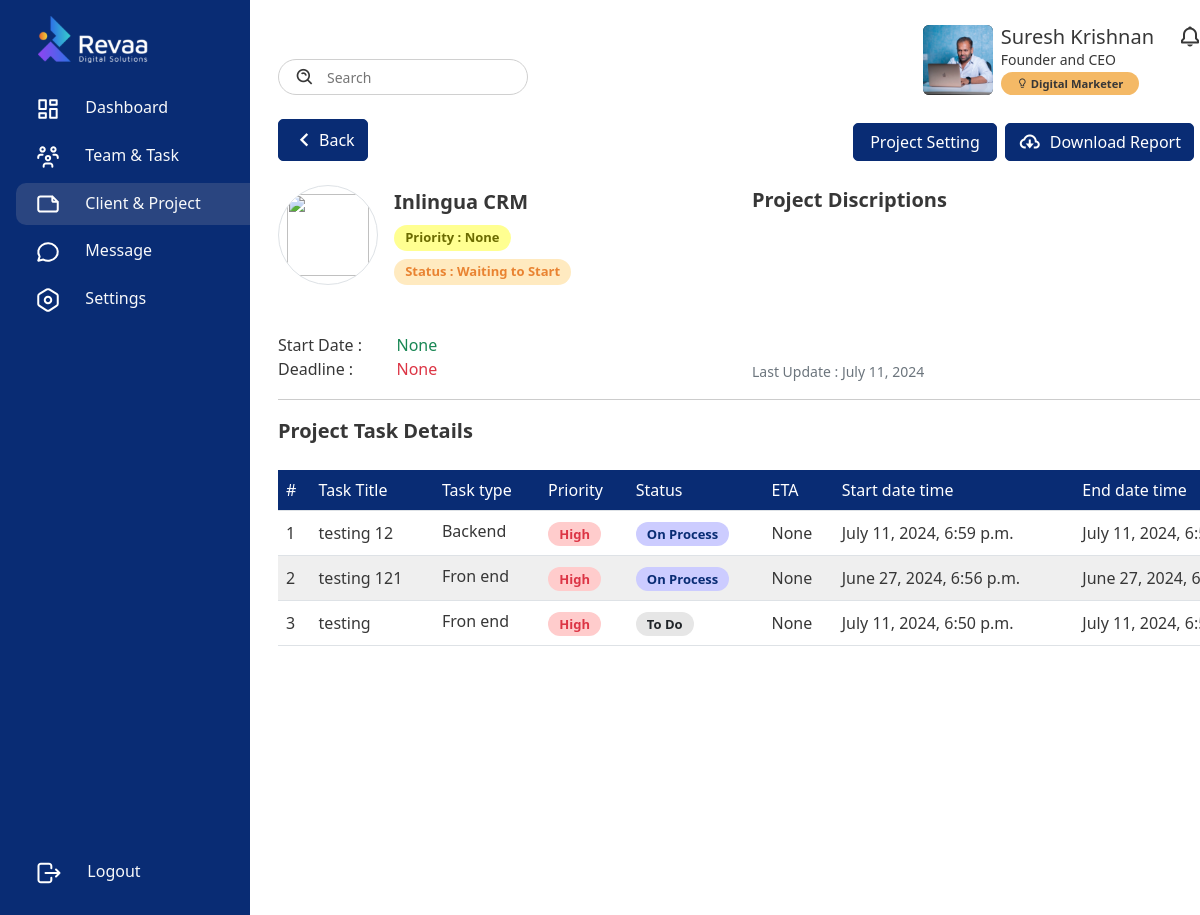
The page /project/5/ (signed in) on the database as committed earlier.
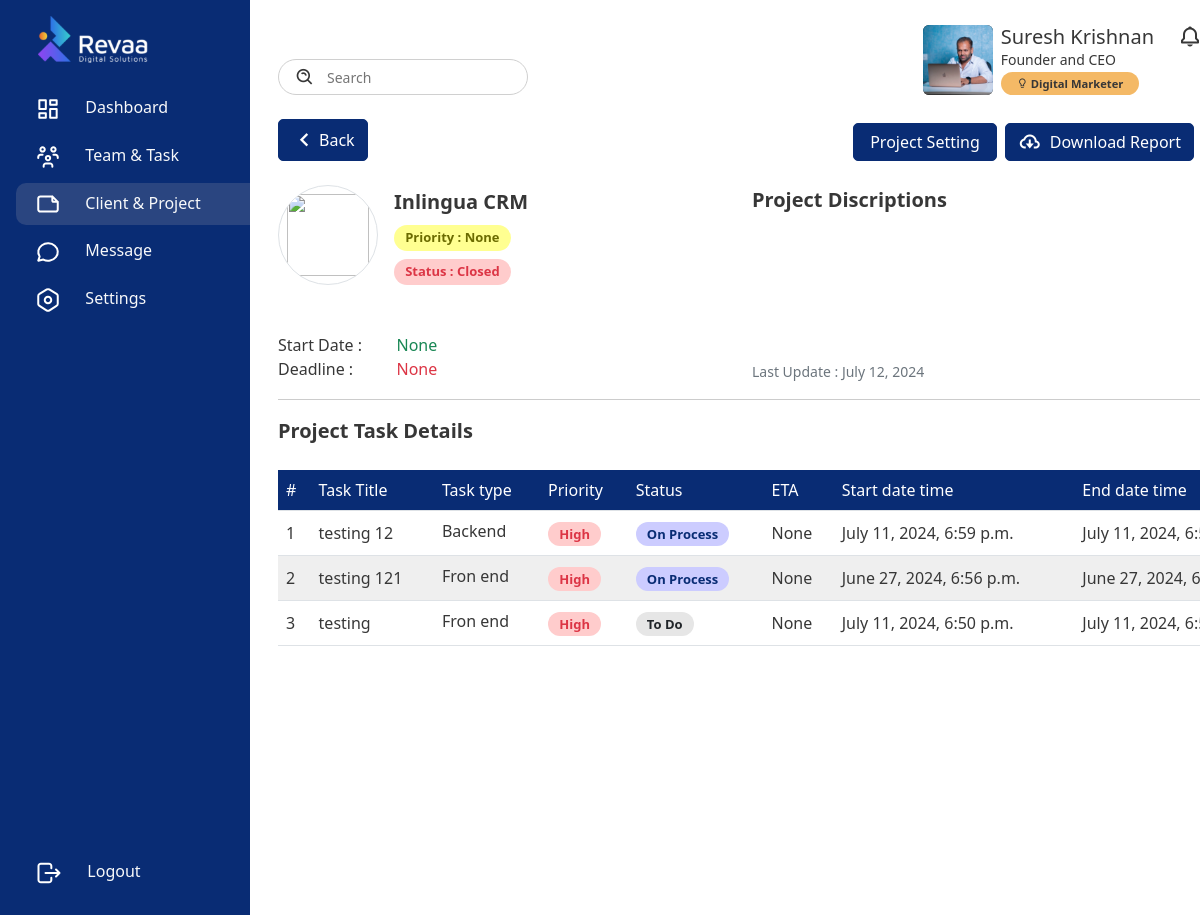
The same page on the database as committed later.
### frontend/models.py (models this page shows, shortened)
class Project(models.Model):
    WAITING_TO_START = 'Waiting to Start'
    DROPPED = 'Dropped'
    HOLD = 'Hold'
    ON_PROCESS = 'On Process'
    COMPLETED = 'Completed'
    CLOSED = 'Closed'
    STATUS_CHOICES = [
        (WAITING_TO_START, 'Waiting to Start'),
        (DROPPED, 'Dropped'),
        (HOLD, 'Hold'),
        (ON_PROCESS, 'On Process'),
        (COMPLETED, 'Completed'),
        (CLOSED, 'Closed'),
    ]
    HIGH = 'High'
    MEDIUM = 'Medium'
    LOW = 'Low'
    PRIORITY_CHOICES = [
        (HIGH, 'High'),
        (MEDIUM, 'Medium'),
        (LOW, 'Low'),
    ]
    project_img = models.ImageField(upload_to='path/to/upload/', null=True, blank=True)
    client = models.ForeignKey(customersTable, on_delete=models.CASCADE)
    project_name = models.CharField(max_length=255)  # Added max_length for project name
    project_description = models.TextField(null=True, blank=True)  # Fixed typo from project_discription to project_description
    start_date = models.DateField(null=True, blank=True)
    end_of_date = models.DateField(null=True, blank=True)
    status = models.CharField(choices=STATUS_CHOICES, default=WAITING_TO_START, max_length=16, null=True, blank=True)
    priority = models.CharField(choices=PRIORITY_CHOICES, max_length=10, null=True, blank=True)
    team = models.ForeignKey(Team, on_delete=models.SET_NULL, related_name='projects', null=True)
    created_by = models.ForeignKey(User, on_delete=models.SET_NULL, related_name='projects_created', null=True)
    created_date = models.DateField(auto_now_add=True)
    updated_by = models.ForeignKey(User, on_delete=models.SET_NULL, related_name='projects_updated', null=True)
    updated_date = models.DateField(auto_now=True)

### frontend/functions/project.py (the view)
# urls.py: path('project/<int:pk>/', project.singleprojectopen, name='singleprojectopen'),
@login_required(login_url='login')
def singleprojectopen(request, pk):
    project = Project.objects.get(pk=pk)
    tasks = TaskSheet.objects.filter(project =project)[::-1]
    statuses = [status for status, _ in Project.STATUS_CHOICES]
    prioritis = [priority for priority, _ in Project.PRIORITY_CHOICES]
    context = {
        'Project': 'active',
        'project': project,
        'tasks':tasks,
        'statuses':statuses,
        'prioritis':prioritis,
    }
    return render(request, 'tmt-tool/singleprojectopen.html', context)

### frontend/models.py (called while the page is built)
    def __str__(self):
        return self.name

    def __str__(self):
        return self.name

    def __str__(self):
        return self.name

### templates/tmt-tool/singleprojectopen.html (shortened to what the changed rows need)
{% extends 'base.html' %}
{% load static %}
{% block container %}
<div class="d-flex">
    <div class="content w-100">
        <div class="container mt-4">
            <div class="row align-items-start mt-4">
                <div class="col-md-6">
                    <div class=" d-flex align-items-end">
                        <div class="me-3">
                            <p class="fs-5 fw-semibold mb-2 p-0 text-truncate" style="width: 300px;">{{project.project_name}}</p>
                            <p class="m-0 p-0 mb-2
                            {% if project.priority == 'Low' %}
                            cs-alert-primary
                            {% elif project.priority == 'Medium' %}
                            cs-alert-orange
                            {% elif project.priority == 'High' %}
                            cs-alert-danger
                            {% else %}
                            cs-alert-yellow
                            {% endif %}
                            ">Priority : {{project.priority}}</p>
                            <p class="m-0 p-0
                            {% if project.status == 'Waiting to Start' %}
                            cs-alert-orange
                            {% elif project.status == 'Hold' %}
                            cs-alert-danger
                            {% elif project.status == 'Closed' %}
                            cs-alert-danger
                            {% elif project.status == 'Completed' %}
                            cs-alert-green
                            {% elif project.status == 'On Process' %}
                            cs-alert-primary
                            {% endif %}
                            ">Status : {{project.status}}</p>
                        </div>
                    </div>
                    <div class="mt-5">
                        <div class="row">
                            <div class="col">
                                <p class="m-0 p-0 text-success">{{project.start_date}}</p>
                                <p class="m-0 p-0 text-danger">{{project.end_of_date}}</p>
                            </div>
                        </div>
                    </div>
                </div>
                <div class="col-md-6">
                    <div>
                        <p class="fs-5 fw-semibold mb-2 p-0">Project Discriptions</p>
                        <p style="overflow: hidden; height: 120px;">{{project.project_description}}</p>
                    </div>
                    <span class="small text-muted" style="text-align: end;">Last Update : {{project.updated_date}}</span>
                </div>
            </div>
            <section class="task-section" style="overflow-y: auto;">
                <div style="width: 77vw; overflow-x: auto;">
                    <table class="table align-middle mb-0 mt-3" style="width: 110vw;">
                        <thead class="bg-primary">
                            <tr>
                                <td class="text-white">#</td>
                                <td class="text-white">Task Title</td>
                                <td class="text-white">Task type</td>
                                <td class="text-white">Priority</td>
                                <td class="text-white">Status</td>
                                <td class="text-white">ETA</td>
                                <td class="text-white">Start date time</td>
                                <td class="text-white">End date time</td>
                            </tr>
                        </thead>
                    </table>
                </div>
            </section>
        </div>
    </div>
</div>
{% endblock %}

Rows that differ between the two databases and show on the page:
changed Project "Inlingua CRM": status "Waiting to Start" → "Closed"; updated_date "July 11, 2024" → "July 12, 2024"
